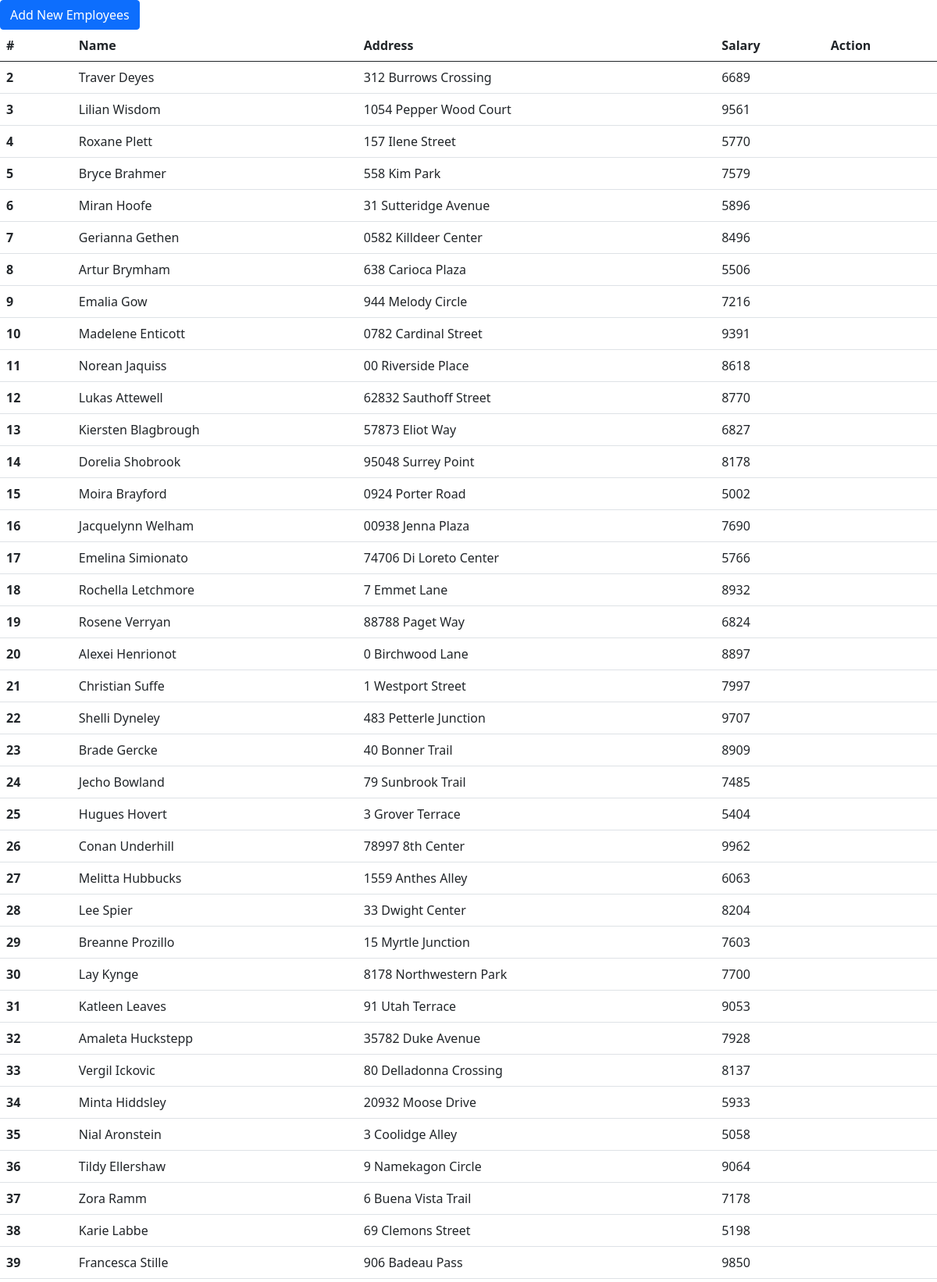
The page / (upper part) on the database its author committed.
### tables this page shows
CREATE TABLE `employees` (
  `id` int(10) NOT NULL,
  `name` varchar(30) NOT NULL,
  `address` varchar(50) NOT NULL,
  `salary` int(10) NOT NULL
);

### app/controllers/EmployeesController.php (called while the page is built)
<?php
include "app/models/Employees.php";
class EmployeesController {
    public function index(){
        $emp = new Employees();
        $emps = $emp->getAllEmployees();
        include "app/views/index.php";
    }
}

### index.php (called while the page is built, shortened)
<?php
$action = isset($_GET['a']) ? $_GET['a'] : 'index';
$myController = new $controller();
$myController->$action();

### app/models/Employees.php (called while the page is built, shortened)
<?php
class Employees {
    private $id;
    private $name;
    private $address;
    private $salary;
    public function getId()
    {
        return $this->id;
    }
    public function setId($id): void
    {
        $this->id = $id;
    }
    public function getName()
    {
        return $this->name;
    }
    public function setName($name): void
    {
        $this->name = $name;
    }
    public function getAddress()
    {
        return $this->address;
    }
    public function setAddress($address): void
    {
        $this->address = $address;
    }
    public function getSalary()
    {
        return $this->salary;
    }
    public function setSalary($salary): void
    {
        $this->salary = $salary;
    }
    public function getAllEmployees(){
        try {
            $db = new Database();
            $conn = $db->getConnection();
            $sql = "SELECT * FROM employees";
            $stmt = $conn->prepare($sql);
            $stmt->execute();
            $stmt->setFetchMode(PDO::FETCH_ASSOC);
            $result = $stmt->fetchAll();
            $employees = [];
            foreach($result as $row){
                $employee = new Employees();
                $employee->setId($row['id']);
                $employee->setName($row['name']);
                $employee->setAddress($row['address']);
                $employee->setSalary($row['salary']);
                array_push($employees, $employee);
            }
            return $employees;
        } catch(PDOException $e) {
            return null;
        }
    }
}

### app/views/index.php (the view, shortened to what this page needs)
<!DOCTYPE html>
<html lang="en">
<head>
    <link href="https://cdn.jsdelivr.net/npm/bootstrap@5.0.2/dist/css/bootstrap.min.css" rel="stylesheet">
</head>
<body>
    <a><button type="button" class="btn btn-primary">Add New Employees</button></a>
<table class="table">
  <thead>
    <tr>
      <th scope="col">#</th>
      <th scope="col">Name</th>
      <th scope="col">Address</th>
      <th scope="col">Salary</th>
      <th scope="col">Action</th>
    </tr>
  </thead>
  <tbody>
    <?php
        foreach($emps as $a){ ?>
        <tr>
            <th scope="row"><?= $a->getId()?></th>
            <td><?= $a->getName()?></td>
            <td><?= $a->getAddress()?></td>
            <td><?= $a->getSalary()?></td>
            <td><a href=""></i></a>
            </td>
        </tr>
       <?php }
    ?>
  </tbody>
</table>
</body>
</html>

### rows shown on the page
employees: id "2", name "Traver Deyes", address "312 Burrows Crossing", salary "6689"
employees: id "3", name "Lilian Wisdom", address "1054 Pepper Wood Court", salary "9561"
employees: id "4", name "Roxane Plett", address "157 Ilene Street", salary "5770"
employees: id "5", name "Bryce Brahmer", address "558 Kim Park", salary "7579"
employees: id "6", name "Miran Hoofe", address "31 Sutteridge Avenue", salary "5896"
employees: id "7", name "Gerianna Gethen", address "0582 Killdeer Center", salary "8496"
employees: id "8", name "Artur Brymham", address "638 Carioca Plaza", salary "5506"
employees: id "9", name "Emalia Gow", address "944 Melody Circle", salary "7216"
employees: id "10", name "Madelene Enticott", address "0782 Cardinal Street", salary "9391"
employees: id "11", name "Norean Jaquiss", address "00 Riverside Place", salary "8618"
employees: id "12", name "Lukas Attewell", address "62832 Sauthoff Street", salary "8770"
employees: id "13", name "Kiersten Blagbrough", address "57873 Eliot Way", salary "6827"
employees: id "14", name "Dorelia Shobrook", address "95048 Surrey Point", salary "8178"
employees: id "15", name "Moira Brayford", address "0924 Porter Road", salary "5002"
employees: id "16", name "Jacquelynn Welham", address "00938 Jenna Plaza", salary "7690"
employees: id "17", name "Emelina Simionato", address "74706 Di Loreto Center", salary "5766"
employees: id "18", name "Rochella Letchmore", address "7 Emmet Lane", salary "8932"
employees: id "19", name "Rosene Verryan", address "88788 Paget Way", salary "6824"
employees: id "20", name "Alexei Henrionot", address "0 Birchwood Lane", salary "8897"
employees: id "21", name "Christian Suffe", address "1 Westport Street", salary "7997"
employees: id "22", name "Shelli Dyneley", address "483 Petterle Junction", salary "9707"
employees: id "23", name "Brade Gercke", address "40 Bonner Trail", salary "8909"
employees: id "24", name "Jecho Bowland", address "79 Sunbrook Trail", salary "7485"
employees: id "25", name "Hugues Hovert", address "3 Grover Terrace", salary "5404"
employees: id "26", name "Conan Underhill", address "78997 8th Center", salary "9962"
employees: id "27", name "Melitta Hubbucks", address "1559 Anthes Alley", salary "6063"
employees: id "28", name "Lee Spier", address "33 Dwight Center", salary "8204"
employees: id "29", name "Breanne Prozillo", address "15 Myrtle Junction", salary "7603"
employees: id "30", name "Lay Kynge", address "8178 Northwestern Park", salary "7700"
employees: id "31", name "Katleen Leaves", address "91 Utah Terrace", salary "9053"
employees: id "32", name "Amaleta Huckstepp", address "35782 Duke Avenue", salary "7928"
employees: id "33", name "Vergil Ickovic", address "80 Delladonna Crossing", salary "8137"
employees: id "34", name "Minta Hiddsley", address "20932 Moose Drive", salary "5933"
employees: id "35", name "Nial Aronstein", address "3 Coolidge Alley", salary "5058"
employees: id "36", name "Tildy Ellershaw", address "9 Namekagon Circle", salary "9064"
employees: id "37", name "Zora Ramm", address "6 Buena Vista Trail", salary "7178"
employees: id "38", name "Karie Labbe", address "69 Clemons Street", salary "5198"
employees: id "39", name "Francesca Stille", address "906 Badeau Pass", salary "9850"
